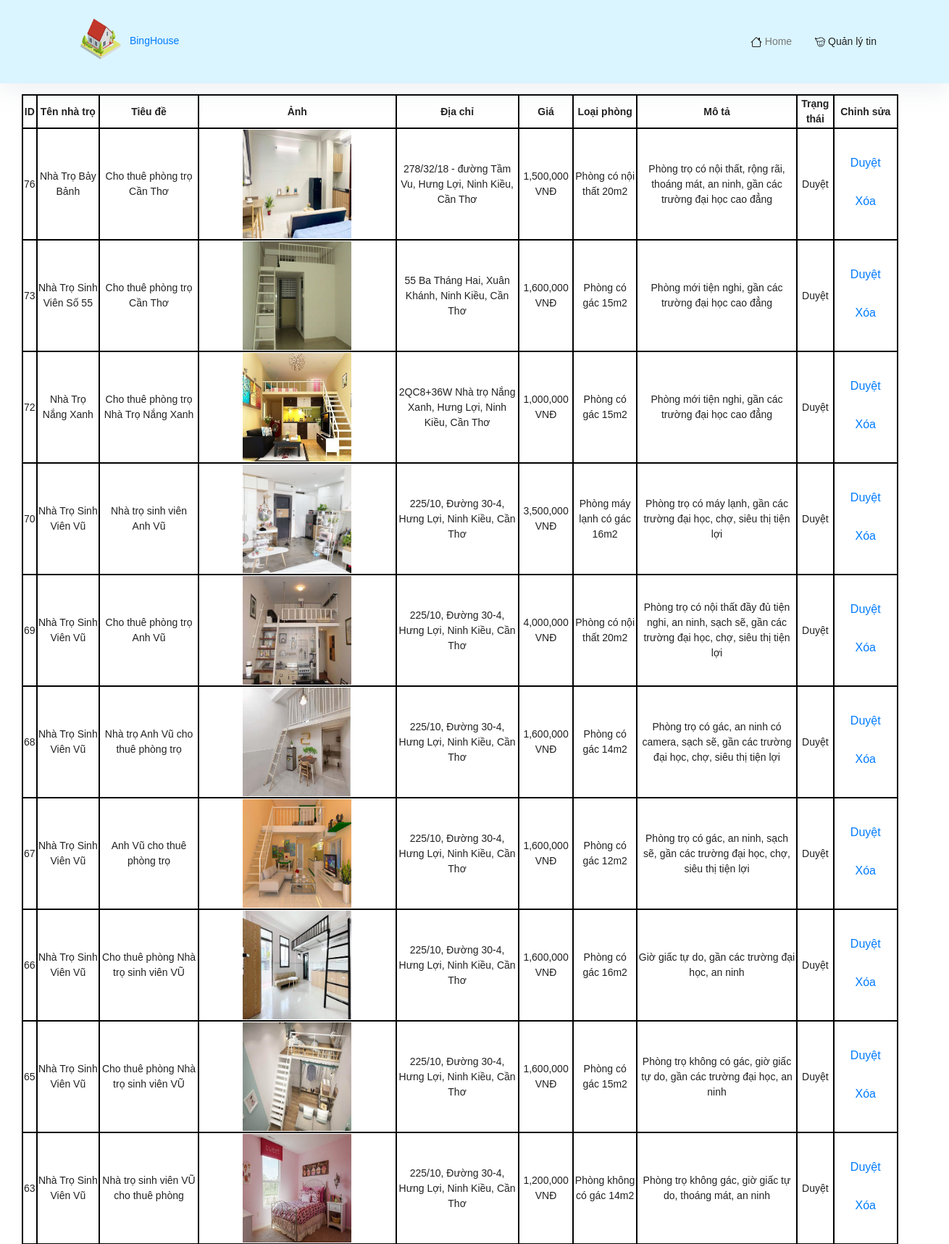
The app's page /admin/index.php (upper part) with its own data.
### tables this page shows
CREATE TABLE `baiviet` (
  `ID_BAIVIET` int(11) NOT NULL,
  `ID_KHUTRO` int(11) NOT NULL,
  `TIEUDE` varchar(100) NOT NULL,
  `GIOITHIEUBAIVIET` varchar(255) NOT NULL,
  `STT` int(11) DEFAULT NULL,
  `NGAYDANG` datetime NOT NULL DEFAULT current_timestamp(),
  `ID_TIN` int(11) DEFAULT 2
);

CREATE TABLE `khutro` (
  `ID_KHUTRO` int(11) NOT NULL,
  `ID_XA` int(11) NOT NULL,
  `ID_CKT` int(11) NOT NULL,
  `TENKHUTRO` varchar(30) NOT NULL,
  `SONHA` varchar(100) NOT NULL,
  `LAT_TRO` varchar(50) NOT NULL,
  `LONG_TRO` varchar(50) NOT NULL
);

CREATE TABLE `xa` (
  `ID_XA` int(11) NOT NULL,
  `ID_HUYEN` int(11) NOT NULL,
  `TENXA` varchar(50) NOT NULL
);

CREATE TABLE `huyen` (
  `ID_HUYEN` int(11) NOT NULL,
  `ID_TINH` int(11) NOT NULL,
  `TENHUYEN` varchar(50) NOT NULL
);

CREATE TABLE `tinh` (
  `ID_TINH` int(11) NOT NULL,
  `TENTINH` varchar(50) NOT NULL
);

CREATE TABLE `giathuephong` (
  `ID_KHUTRO` int(11) NOT NULL,
  `ID_LP` int(11) NOT NULL,
  `GIA` float NOT NULL
);

CREATE TABLE `loaiphong` (
  `ID_LP` int(11) NOT NULL,
  `TENLOAIPHONG` varchar(30) NOT NULL,
  `SONGUOIOTOIDA` int(11) NOT NULL,
  `DIENTICH` float NOT NULL
);

CREATE TABLE `trangthaitin` (
  `ID_TIN` int(11) NOT NULL,
  `TEN` varchar(20) NOT NULL
);

### admin/index.php (the view, shortened to what this page needs)
<!DOCTYPE html>
<?php
  include 'config.php';
  $baiviet = "SELECT a.NGAYDANG, a.ID_BAIVIET,a.TIEUDE, a.GIOITHIEUBAIVIET, b.TENKHUTRO, e.TENXA, d.TENHUYEN, c.TENTINH, g.TENLOAIPHONG, g.SONGUOIOTOIDA, g.DIENTICH, p.TENPHONG, t.GIA, k.HINH, f.HOTEN, f.SDT, b.SONHA, l.TENTT, o.TEN
  from baiviet as a, khutro as b, tinh as c, huyen as d, xa as e, loaiphong as g, phong as p, giathuephong as t, hinh as k, chukhutro as f, trangthai as l, trangthaitin as o
  where a.ID_KHUTRO = b.ID_KHUTRO
  and a.ID_TIN = o.ID_TIN
  and a.STT = p.STT
  and b.ID_CKT = f.ID_CKT
  and b.ID_XA = e.ID_XA
  and e.ID_HUYEN = d.ID_HUYEN
  and d.ID_TINH = c.ID_TINH
  and t.ID_KHUTRO = b.ID_KHUTRO
  and t.ID_LP = g.ID_LP
  and k.STT= p.STT
  and p.ID_LP = g.ID_LP
  and l.ID_TT= p.ID_TT
  GROUP BY a.ID_BAIVIET DESC";
  $baivietsql = mysqli_query($conn,$baiviet);
?>
<html lang="vi">
    <head>
        <link rel="stylesheet" href="https://cdn.jsdelivr.net/npm/bootstrap@4.6.2/dist/css/bootstrap.min.css">
        <link rel="stylesheet" href="https://cdn.jsdelivr.net/npm/bootstrap-icons@1.3.0/font/bootstrap-icons.css">
         <link href="../css/style.css" rel="stylesheet" type="text/css" media="all"/>
         <link href="../css/chitietduyetbai.css" rel="stylesheet" type="text/css" media="all"/>
        <link rel="stylesheet" href="https://cdnjs.cloudflare.com/ajax/libs/font-awesome/5.15.4/css/all.min.css" />
        <link rel="stylesheet" href="https://cdnjs.cloudflare.com/ajax/libs/font-awesome/4.7.0/css/font-awesome.min.css">
    </head>
    <body class="hero-anime">
<div class="navigation-wrap bg-light start-header start-style">
  <div class="container">
    <div class="row">
      <div class="col-12">
        <nav class="navbar navbar-expand-md navbar-light">
        <div class="ssn_header" alt="">
        <a class="ssn_logo" title="binghouse" href="index.php">
            <img src="../image/logo.png" alt="BingHouse">
            <a class="logo_text"> BingHouse </a>
        </a>
    </div>
          <div class="collapse navbar-collapse" id="navbarSupportedContent">
            <ul class="navbar-nav ml-auto py-4 py-md-0">
              <li class="nav-item pl-4 pl-md-2 ml-0 ml-md-4 active">
                <a class="nav-link " href="index.php" >Home</a>
              </li>
              <li class="nav-item pl-4 pl-md-2 ml-0 ml-md-4">
                <a class="nav-link" href="search.php">Quản lý tin</a>
              </li>
        </nav>
      </div>
    </div>
  </div>
</div>
<div class="ssn_pw_filter" >
<table style="width:100%">
                    <tr>
                        <th>ID</th>
                        <th>Tên nhà trọ</th>
                        <th>Tiêu đề</th>
                        <th>Ảnh</th>
                        <th>Địa chỉ</th>
                        <th>Giá</th>
                        <th>Loại phòng</th>
                        <th>Mô tả</th>
                        <th>Trạng thái</th>
                        <th>Chỉnh sửa</th>
                    </tr>
                    <tr>
                    <?php foreach ($baivietsql as $key => $value) { ?>
                        <td><?php echo $value['ID_BAIVIET'] ?></td>
                        <td><?php echo $value['TENKHUTRO'] ?></td>
                        <td><?php echo $value['TIEUDE'] ?></td>
                        <td><img src="../ha_phong/<?php echo $value['HINH'] ?>" style="width:150px; height:150px" alt="Cần bán 25x45= 1125m2 đất gần khu công nghiệp, ngay chợ dân đông. giá 290tr/5x45m"></td>
                        <td><?php echo $value['SONHA'] ?>, <?php echo $value['TENXA'] ?>, <?php echo $value['TENHUYEN'] ?>, <?php echo $value['TENTINH'] ?></td>
                        <td><?php echo number_format ($value['GIA']) .' VNĐ'?></td>
                        <td><?php echo $value['TENLOAIPHONG'] ?></td>
                        <td><?php echo $value['GIOITHIEUBAIVIET'] ?></td>
                        <td><?php echo $value['TEN'] ?></td>
                        <td><button type="" id="btn3" class="btn"> <a href="duyet.php?ID_BAIVIET=<?php echo $value['ID_BAIVIET'] ?>" > Duyệt </a> </button>
                                        <button type="" id="btn1" class="btn"><a href="xoa.php?ID_BAIVIET=<?php echo $value['ID_BAIVIET'] ?>" > Xóa </a></button>
                    </tr>
                    <?php
                                    }
                                    ?>
            </table>
                                        </div>
</body>
</html>

### css/style.css (style rules this page uses)
body { font-family: 'Poppins', sans-serif; font-size: 16px; line-height: 24px; font-weight: 400; color: #212112; background-image: url('https://s3-us-west-2.amazonaws.com/s.cdpn.io/1462889/pat-back.svg'); background-position: center; background-repeat: repeat; background-size: 7%; background-color: #fff; overflow-x: hidden; transition: all 200ms linear; }
.start-header { opacity: 1; transform: translateY(0); padding: 20px 0; box-shadow: 0 10px 30px 0 rgba(138, 155, 165, 0.15); -webkit-transition: all 0.3s ease-out; transition: all 0.3s ease-out; }
.navigation-wrap { width: 100%; top: 0; left: 0; z-index: 1000; -webkit-transition: all 0.3s ease-out; transition: all 0.3s ease-out; }
.navbar { padding: 0; }
.nav-link { color: #212121 !important; font-weight: 500; transition: all 200ms linear; }
.nav-item.active .nav-link { color: #777 !important; }
.nav-link { position: relative; padding: 5px 0 !important; display: inline-block; }
.nav-item:after { position: absolute; bottom: -5px; left: 0; width: 100%; height: 2px; content: ''; background-color: #8167a9; opacity: 0; transition: all 200ms linear; }
.nav-item { position: relative; transition: all 200ms linear; }
.bg-light { background-color: #DAF5FF !important; transition: all 200ms linear; }
.ssn_pw_filter { background-position: 50%; background-repeat: no-repeat; background-size: cover; padding: 15px 80px 20px 20px; }
.ssn_container, .ssn_pw_filter { display: block; min-width: 1300px; width: 100%; }
* { box-sizing: border-box; }
* { -webkit-box-orient: vertical; }
div { display: block; }
body, html { background: #fff; color: #333; font-family: Tahoma, sans-serif; height: 100%; margin: 0; padding: 0; width: 100%; }
.ssn_logo img { height: 75px; width: 75px; }
body { margin: 0; font-family: Helvetica, Arial, Roboto, sans-serif; font-size: .875rem; font-weight: 400; line-height: 1.5; color: #222; text-align: left; -webkit-text-size-adjust: 100%; -webkit-tap-highlight-color: rgba(0, 0, 0, 0); }
:root { font-size: 100%; }

### css/chitietduyetbai.css (style rules this page uses)
table, tr, td, th { border: 2px solid #000; }
table { margin-left: 10px; width: 100%; border-collapse: collapse; border: #000 ; background-color: #ffffff; text-align: center; }
.btn { margin-top: 5px; margin-bottom: 10px; }

### records on screen
baiviet: ID_BAIVIET "76", ID_KHUTRO.TENKHUTRO "Nhà Trọ Bảy Bảnh", TIEUDE "Cho thuê phòng trọ Cần Thơ", shows a picture, ID_KHUTRO.SONHA "278/32/18 - đường Tầm Vu", xa.TENXA "Hưng Lợi", huyen.TENHUYEN "Ninh Kiều", tinh.TENTINH "Cần Thơ", giathuephong.GIA "1,500,000", loaiphong.TENLOAIPHONG "Phòng có nội thất 20m2", GIOITHIEUBAIVIET "Phòng trọ có nội thất, rộng rãi, thoáng mát, an ninh, gần các trường đại học cao đẳng", ID_TIN.TEN "Duyệt"
baiviet: ID_BAIVIET "73", ID_KHUTRO.TENKHUTRO "Nhà Trọ Sinh Viên Số 55", TIEUDE "Cho thuê phòng trọ Cần Thơ", shows a picture, ID_KHUTRO.SONHA "55 Ba Tháng Hai", xa.TENXA "Xuân Khánh", huyen.TENHUYEN "Ninh Kiều", tinh.TENTINH "Cần Thơ", giathuephong.GIA "1,600,000", loaiphong.TENLOAIPHONG "Phòng có gác 15m2", GIOITHIEUBAIVIET "Phòng mới tiện nghi, gần các trường đại học cao đẳng", ID_TIN.TEN "Duyệt"
baiviet: ID_BAIVIET "72", ID_KHUTRO.TENKHUTRO "Nhà Trọ Nắng Xanh", TIEUDE "Cho thuê phòng trọ Nhà Trọ Nắng Xanh", shows a picture, ID_KHUTRO.SONHA "2QC8+36W Nhà trọ Nắng Xanh", xa.TENXA "Hưng Lợi", huyen.TENHUYEN "Ninh Kiều", tinh.TENTINH "Cần Thơ", giathuephong.GIA "1,000,000", loaiphong.TENLOAIPHONG "Phòng có gác 15m2", GIOITHIEUBAIVIET "Phòng mới tiện nghi, gần các trường đại học cao đẳng", ID_TIN.TEN "Duyệt"
baiviet: ID_BAIVIET "70", ID_KHUTRO.TENKHUTRO "Nhà Trọ Sinh Viên Vũ", TIEUDE "Nhà trọ sinh viên Anh Vũ", shows a picture, ID_KHUTRO.SONHA "225/10, Đường 30-4", xa.TENXA "Hưng Lợi", huyen.TENHUYEN "Ninh Kiều", tinh.TENTINH "Cần Thơ", giathuephong.GIA "3,500,000", loaiphong.TENLOAIPHONG "Phòng máy lạnh có gác 16m2", GIOITHIEUBAIVIET "Phòng trọ có máy lạnh, gần các trường đại học, chợ, siêu thị tiện lợi", ID_TIN.TEN "Duyệt"
baiviet: ID_BAIVIET "69", ID_KHUTRO.TENKHUTRO "Nhà Trọ Sinh Viên Vũ", TIEUDE "Cho thuê phòng trọ Anh Vũ", shows a picture, ID_KHUTRO.SONHA "225/10, Đường 30-4", xa.TENXA "Hưng Lợi", huyen.TENHUYEN "Ninh Kiều", tinh.TENTINH "Cần Thơ", giathuephong.GIA "4,000,000", loaiphong.TENLOAIPHONG "Phòng có nội thất 20m2", GIOITHIEUBAIVIET "Phòng trọ có nội thất đầy đủ tiện nghi, an ninh, sạch sẽ, gần các trường đại học, chợ, siêu thị tiện lợi", ID_TIN.TEN "Duyệt"
baiviet: ID_BAIVIET "68", ID_KHUTRO.TENKHUTRO "Nhà Trọ Sinh Viên Vũ", TIEUDE "Nhà trọ Anh Vũ cho thuê phòng trọ", shows a picture, ID_KHUTRO.SONHA "225/10, Đường 30-4", xa.TENXA "Hưng Lợi", huyen.TENHUYEN "Ninh Kiều", tinh.TENTINH "Cần Thơ", giathuephong.GIA "1,600,000", loaiphong.TENLOAIPHONG "Phòng có gác 14m2", GIOITHIEUBAIVIET "Phòng trọ có gác, an ninh có camera, sạch sẽ, gần các trường đại học, chợ, siêu thị tiện lợi", ID_TIN.TEN "Duyệt"
baiviet: ID_BAIVIET "67", ID_KHUTRO.TENKHUTRO "Nhà Trọ Sinh Viên Vũ", TIEUDE "Anh Vũ cho thuê phòng trọ", shows a picture, ID_KHUTRO.SONHA "225/10, Đường 30-4", xa.TENXA "Hưng Lợi", huyen.TENHUYEN "Ninh Kiều", tinh.TENTINH "Cần Thơ", giathuephong.GIA "1,600,000", loaiphong.TENLOAIPHONG "Phòng có gác 12m2", GIOITHIEUBAIVIET "Phòng trọ có gác, an ninh, sạch sẽ, gần các trường đại học, chợ, siêu thị tiện lợi", ID_TIN.TEN "Duyệt"
baiviet: ID_BAIVIET "66", ID_KHUTRO.TENKHUTRO "Nhà Trọ Sinh Viên Vũ", TIEUDE "Cho thuê phòng Nhà trọ sinh viên VŨ", shows a picture, ID_KHUTRO.SONHA "225/10, Đường 30-4", xa.TENXA "Hưng Lợi", huyen.TENHUYEN "Ninh Kiều", tinh.TENTINH "Cần Thơ", giathuephong.GIA "1,600,000", loaiphong.TENLOAIPHONG "Phòng có gác 16m2", GIOITHIEUBAIVIET "Giờ giấc tự do, gần các trường đại học, an ninh", ID_TIN.TEN "Duyệt"
baiviet: ID_BAIVIET "65", ID_KHUTRO.TENKHUTRO "Nhà Trọ Sinh Viên Vũ", TIEUDE "Cho thuê phòng Nhà trọ sinh viên VŨ", shows a picture, ID_KHUTRO.SONHA "225/10, Đường 30-4", xa.TENXA "Hưng Lợi", huyen.TENHUYEN "Ninh Kiều", tinh.TENTINH "Cần Thơ", giathuephong.GIA "1,600,000", loaiphong.TENLOAIPHONG "Phòng có gác 15m2", GIOITHIEUBAIVIET "Phòng trọ không có gác, giờ giấc tự do, gần các trường đại học, an ninh", ID_TIN.TEN "Duyệt"
baiviet: ID_BAIVIET "63", ID_KHUTRO.TENKHUTRO "Nhà Trọ Sinh Viên Vũ", TIEUDE "Nhà trọ sinh viên VŨ cho thuê phòng", shows a picture, ID_KHUTRO.SONHA "225/10, Đường 30-4", xa.TENXA "Hưng Lợi", huyen.TENHUYEN "Ninh Kiều", tinh.TENTINH "Cần Thơ", giathuephong.GIA "1,200,000", loaiphong.TENLOAIPHONG "Phòng không có gác 14m2", GIOITHIEUBAIVIET "Phòng trọ không gác, giờ giấc tự do, thoáng mát, an ninh", ID_TIN.TEN "Duyệt"
